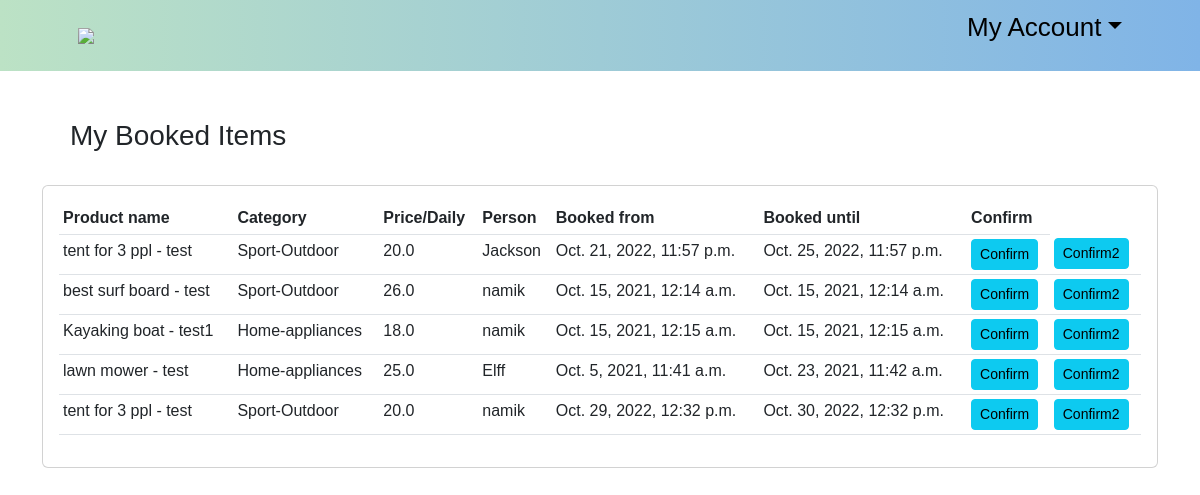
/my-booked-items/2/ (signed in), run on an earlier commit of the app's database.
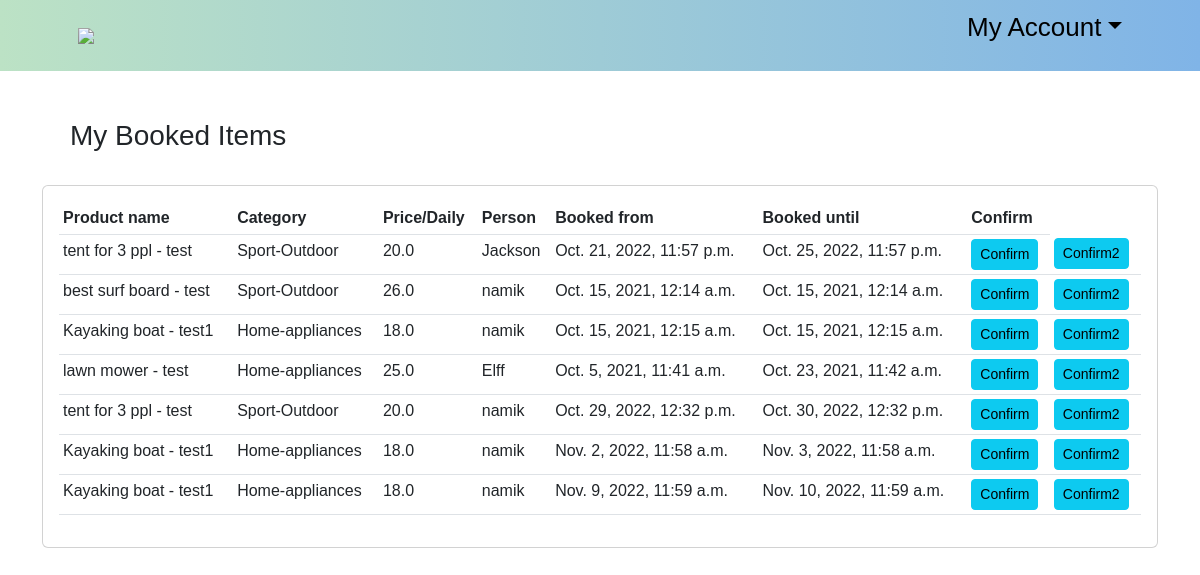
And on a later commit of the database.
### ecommerce/models.py (models this page shows, shortened)
class Order_list(models.Model):
    STATUS = (('Pending', 'Pending'),
              ('Out for delivery', 'Out_for_delivery'),
              ('Delivered', 'Delivered'))
    customer = models.ForeignKey(Customer, null=True, on_delete=models.SET_NULL)
    product = models.ForeignKey(Product, null=True, on_delete=models.SET_NULL)
    date_ordered = models.DateTimeField(auto_now_add=True, null=True)
    complete = models.BooleanField(default=True)
    rent_from = models.DateTimeField(null=True)
    rent_to = models.DateTimeField(null=True)
    id = models.AutoField(primary_key=True)

class Product(models.Model):
    CATEGORY = (
                ('Sport-Outdoor', 'Sport & Outdoor'),
                ('Drones-cameras', 'Drones & cameras'),
                ('Electronics', 'Electronics'),
                ('Home-appliances', 'Home appliances'),
                ('Musical-equipments', 'Musical equipments'),
                ('Accessories','Accessories'),
                )
    customer = models.ForeignKey(Customer, null=True, on_delete=models.SET_NULL)
    name = models.CharField(max_length=200, null=True)
    price = models.FloatField(null=True)
    category = models.CharField(max_length=200, null=True,choices=CATEGORY)
    description = models.CharField(max_length=200, null=True, blank=True)
    date_created= models.DateTimeField(auto_now_add=True, null=True)
    available_from = models.DateTimeField(null=True)
    available_to = models.DateTimeField(null=True)
    item_pic = models.ImageField( null=True)
    item_pic_2 = models.ImageField(null=True, blank=True)
    item_pic_3 = models.ImageField(null=True, blank=True)
    item_pic_4 = models.ImageField(null=True, blank=True)
    def __str__(self):
        return self.name

class Customer (models.Model):
    user= models.OneToOneField(User, null=True, on_delete=models.CASCADE)
    name = models.CharField(max_length=100, null=True)
    phone=models.CharField(max_length=100, null=True)
    email=models.CharField(max_length=100, null=True)
    date_created= models.DateTimeField(auto_now_add=True)
    address = models.CharField(verbose_name="Address", max_length=100, null=True, blank=True)
    town = models.CharField(verbose_name="Town/City", max_length=100, null=True, blank=True)
    post_code = models.CharField(verbose_name="Post Code", max_length=8, null=True, blank=True)
    country = models.CharField(verbose_name="Country", max_length=100, null=True, blank=True)
    latitude = models.CharField(verbose_name="Latitude", max_length=50, null=True, blank=True)
    longitude = models.CharField(verbose_name="Longitude", max_length=50, null=True, blank=True)
    def __str__(self):
        return self.name

### ecommerce/views.py (the view)
# urls.py: path('my-booked-items/<str:pk>/', views.mybookeditems, name='mybookeditems'),
@login_required(login_url='login')
def mybookeditems(request, pk):
    customer = Customer.objects.get(id=pk)
    form = OrderForm(instance=customer)
    orders = Order_list.objects.all()
    context = {'form':form, 'customer':customer,'orders':orders}
    return render(request, 'my_booked_items.html', context)

### templates/my_booked_items.html (shortened to what this page needs)
<!DOCTYPE html>
{% extends 'old/main.html' %}
{% load static%}
{% load crispy_forms_tags %}
	{% block content %}
			<br><br><h3>&emsp;My Booked Items </h3><br>
			<div class="card card-body" style="overflow-y:auto; ">
				<table class="table table-sm">
					<tr>
						<th>Product name</th>
						<th>Category</th>
						<th>Price/Daily</th>
						<th>Person</th>
						<th>Booked from</th>
						<th>Booked until</th>
						<th>Confirm</th>
					</tr>
					{% for i in orders %}
						{% if i.product.customer == request.user.customer %}
							<tr>
								<td>{{ i.product }}</td>
								<td>{{ i.product.category }}</td>
								<td>{{ i.product.price }}</td>
								<td>{{ i.customer }}</td>
								<td>{{ i.rent_from }}</td>
								<td>{{ i.rent_to }}</td>
								<td><a id="se" onclick="Confirm()" class = "btn btn-sm btn-info" href="{% url 'confirmation' i.id %}">Confirm</a></td>
								<td><a id="sev" onclick="Confirm2()" class = "btn btn-sm btn-info" href="#">Confirm2</a></td>
							</tr>
						{%endif%}
					{% endfor %}
				</table>
			</div>
	{% endblock content %}

What changed in the data, as far as the page shows it:
added Order_list: product "Kayaking boat - test1", product.category "Home-appliances", product.price "18.0", customer "namik", rent_from "Nov. 2, 2022, 11:58 a.m.", rent_to "Nov. 3, 2022, 11:58 a.m."
added Order_list: product "Kayaking boat - test1", product.category "Home-appliances", product.price "18.0", customer "namik", rent_from "Nov. 9, 2022, 11:59 a.m.", rent_to "Nov. 10, 2022, 11:59 a.m."
